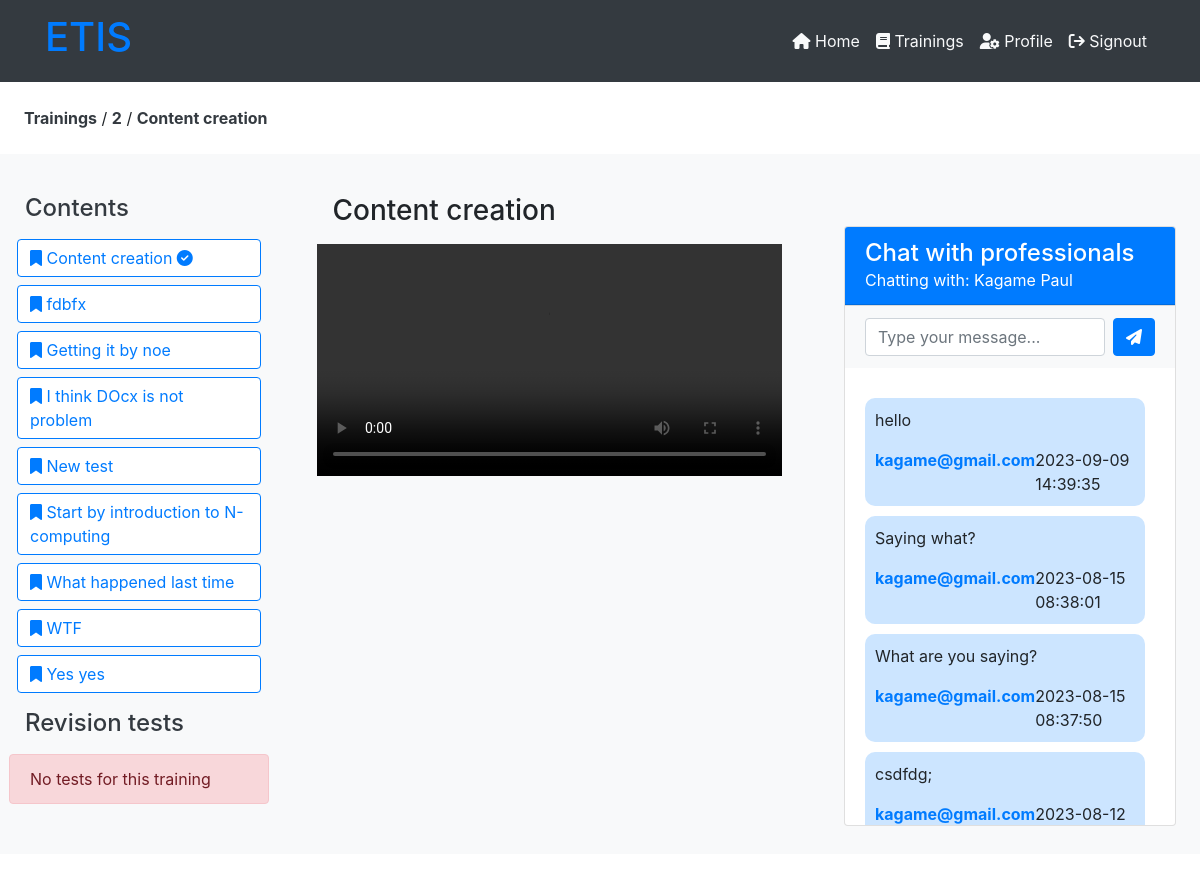
Screenshot of /employee-get-training-contnet.php?training=2&content=2 (signed in) with the database file from the repository.
### tables this page shows
CREATE TABLE `trainings` (
  `training_id` int(11) NOT NULL,
  `training_topic` varchar(255) NOT NULL,
  `training_description` text NOT NULL DEFAULT 'This is the defaullt description of the trainings',
  `training_start` varchar(255) NOT NULL,
  `training_end` varchar(255) NOT NULL,
  `training_cover` varchar(255) NOT NULL,
  `training_depart` int(11) NOT NULL,
  `training_status` varchar(255) NOT NULL
);

CREATE TABLE `training_contents` (
  `training_content_id` int(11) NOT NULL,
  `training` int(11) NOT NULL,
  `content_name` varchar(255) NOT NULL,
  `content_type` varchar(255) NOT NULL,
  `content_file` varchar(255) NOT NULL
);

CREATE TABLE `professionals` (
  `professional_id` int(11) NOT NULL,
  `professional_fn` varchar(255) NOT NULL,
  `professional_ln` varchar(255) NOT NULL,
  `professional_email` varchar(255) NOT NULL,
  `professional_phone` int(12) NOT NULL,
  `professional_status` varchar(255) NOT NULL
);

CREATE TABLE `msgs_professional_employee` (
  `msg_id` int(11) NOT NULL,
  `msg_sender` int(11) NOT NULL,
  `msg_receiver` int(11) NOT NULL,
  `msg_content` text NOT NULL,
  `msg_sendtime` varchar(255) NOT NULL,
  `msg_status` varchar(255) NOT NULL
);

### php/employee-sessions.php (called while the page is built, shortened)
<?php
    $acting_employee_id = $_SESSION['employee_id'];
?>

### php/employee-training-content-list.php (the view, shortened to what this page needs)
<div class="col-md-3 text-light p-4" id="contents_list">
    <h4 class="text-dark m-3">
        Contents
    </h4>
    <?php
        $get_trainings_content = mysqli_query($server,"SELECT * from training_contents
            WHERE training='$training'
            ORDER BY content_type DESC,
            content_name ASC
        ");
            ?>
            <?php
        while ($data_contents = mysqli_fetch_array($get_trainings_content)) {
            ?>
            <div class="row m-2" >
                <div class="chapter-row bg-white btn btn-outline-primary" style="width:100%;">
                <a href="employee-get-training-contnet.php?training=<?php echo $training; ?>&content=<?php echo $data_contents['training_content_id']; ?>"
                    class="" style="display:block;text-align: left;">
                        <i class="fa fa-bookmark"></i>
                    <?php
                        $current_content = $data_contents['training_content_id'];
                        echo $data_contents['content_name'];
                        $check_content_info = mysqli_query($server,"SELECT * from empl_trainings_conent_completion
                            WHERE employee='$acting_employee_id'
                            AND training = '$training'
                            AND content = '$current_content'
                            AND status = 'Completed'
                            ");
                            if (mysqli_num_rows($check_content_info) > 0) {
                                ?>
                                    <i class="fa fa-check-circle"></i>
                                <?php
                            }
                    ?>
                </a>
                </div>
            </div>
            <?php
        }
        include('employee-trainings-test-list.php');
    ?>
</div>

### employee-get-training-contnet.php (shortened to what this page needs)
<?php
    include("php/connection.php");
    include("php/employee-sessions.php");
?>
<!DOCTYPE html>
<html lang="en">
<head>
    <link rel="stylesheet" href="https://maxcdn.bootstrapcdn.com/bootstrap/4.5.2/css/bootstrap.min.css">
    <link rel="stylesheet" href="https://cdnjs.cloudflare.com/ajax/libs/font-awesome/6.4.2/css/all.min.css" />
</head>
<body>
    <?php
        include("php/employee-header.php");
    ?>
    <section class="">
        <div class="" style="">
            <?php
                if (!isset($_GET['training']) || !isset($_GET['content'])) {
                    ?>
                    <p class="alert alert-danger">
                        No training sent to the server.
                    </p>
                    <?php
                }
                else {
                    $training = $_GET['training'];
                    $content_id = $_GET['content'];
                    $check_exists = mysqli_query($server,"SELECT * from trainings WHERE
                        training_id='$training'
                    ");
                    $check_content_exiss = mysqli_query($server,"SELECT * from training_contents
                        WHERE
                        training_content_id = '$content_id'
                        AND training = '$training'
                    ");
                    if (mysqli_num_rows($check_exists) != 1 || mysqli_num_rows($check_content_exiss) !=1) {
                        ?>
                        <p class="alert alert-danger">
                            The contents are not found.
                        </p>
                        <?php
                    }
                    else {
                        $data_check_exits = mysqli_fetch_array($check_exists);
                        $data_cehc_content_exists = mysqli_fetch_array($check_content_exiss);
                        ?>
                        <div class="contents m-3 p-2">
                            <a href="employee-trainings.php" class="text-dark font-weight-bold">Trainings</a>
                            /
                            <a href="employee-trainings-content.php?training=<?php echo $training; ?>" class="text-dark font-weight-bold"><?php echo $data_check_exits['training_topic']; ?></a>
                            /
                            <a href="" class="text-dark font-weight-bold"><?php echo $data_cehc_content_exists['content_name']; ?></a>
                        </div>
                        <div class="row bg-light" style="height: 700px;">
                            <?php include("php/employee-training-content-list.php"); ?>
                            <div class="col-md-5 bg-light p-4">
                                <?php include("php/employee-get-training-content.php"); ?>
                            </div>
                            <div class="col-md-4 p-4">
                                <?php
                                    include("php/emplyees-contents-chat.php");
                                ?>
                            </div>
                        </div>
                        <?php
                    }
                }
            ?>
        </div>
</section>
</body>
</html>

### php/employee-get-training-content.php (shortened to what this page needs)
<?php
    if (isset($_GET['content'])) {
        $content_id = $_GET['content'];
        $get_content_info = mysqli_query($server,"SELECT * from training_contents
            WHERE training_content_id = '$content_id'
        ");
        if (mysqli_num_rows($get_content_info) != 1) {
            ?>
            <p class="alert alert-danger">
                No data sent to server
            </p>
            <?php
        }
        else {
            $data_contents = mysqli_fetch_array($get_content_info);
            $training = $data_contents['training'];
            ?>
            <div>
                <h3 class="m-3">
                    <?php echo $data_contents['content_name']; ?>
                </h3>
                <div class="content_file">
                    <video controls autoplay="false" width="100%">
                        <source src="<?php echo $data_contents['content_file']; ?>" type="video/mp4">
                    </video>
                </div>
            </div>
            <?php
        }
    }
    else {
        ?>
        <p class="alert alert-danger">
            No contents sent to server.
        </p>
        <?php
    }
?>

### php/emplyees-contents-chat.php (shortened to what this page needs)
<div class="container mt-5">
    <?php
        $check_professss = mysqli_query($server,"SELECT * from training_professionals
            WHERE  training = '$training'
        ");
        if (mysqli_num_rows($check_professss) < 1) {
            ?>
            <h4 class="mb-0">Chat with professionals</h4>
            <p class="alert alert-danger">
                No professional for this training
            </p>
            <?php
        }
        else {
            $data_professs = mysqli_fetch_array($check_professss);
            $professional_id = $data_professs['professional'];
            $get_professional_info = mysqli_fetch_array(mysqli_query($server,"SELECT * from professionals
                WHERE professional_id = '$professional_id'
            "));
            ?>
            <div class="card" style="height: 600px;">
                <div class="card-header bg-primary text-white">
                    <h4 class="mb-0">Chat with professionals</h4>
                    <p class="mb-0">Chatting with: <?php echo $get_professional_info['professional_fn']." ".$get_professional_info['professional_ln']; ?></p>
                </div>
                <div class="card-footer bg-light">
                    <form action="" method="POST" autocomplete="off" class="d-flex">
                        <input type="text" name="msg_field" class="form-control" placeholder="Type your message...">
                        <button type="submit" name="send_msg_btn" class="btn btn-primary ml-2"><i class="fas fa-paper-plane"></i></button>
                    </form>
                </div>
                <div class="card-body chat-messages " style="overflow-y: auto;">
                    <?php
                        $get_msgs = mysqli_query($server,"SELECT * from msgs_professional_employee
                            WHERE (msg_sender = '$professional_id' AND msg_receiver = '$acting_employee_id') OR (msg_sender = '$acting_employee_id' AND msg_receiver = '$professional_id')
                            ORDER BY msg_sendtime DESC;
                        ");
                            ?>
                            <?php
                        while($data_msgs = mysqli_fetch_array($get_msgs)) {
                            $sender = $data_msgs['msg_sender'];
                            if ($sender == $acting_employee_id) {
                                ?>
                                <div class="message received-message">
                                    <div class="message-content">
                                        <p>
                                            <?php echo $data_msgs['msg_content']; ?>
                                        </p>
                                        <div class="message-meta" style="display: flex;">
                                            <div class="sender-name font-weight-bold text-primary" style="flex: 1;">
                                                <?php echo $acting_employee_email; ?>
                                            </div>
                                            <div class="message-date">
                                                <?php echo $data_msgs['msg_sendtime']; ?>
                                            </div>
                                        </div>
                                    </div>
                                </div>
                                <?php
                            }
                            else {
                                ?>
                                <div class="message sent-message">
                                    <div class="message-content">
                                        <p>
                                            <?php echo $data_msgs['msg_content']; ?>
                                        </p>
                                        <div class="message-meta" style="display: flex;">
                                            <div class="receiver-name font-weight-bold text-primary" style="flex: 1;">
                                                <?php
                                                    $get_professsio_msg = mysqli_fetch_array(mysqli_query($server,"SELECT * from professionals
                                                        WHERE professional_id = '$sender'
                                                    "));
                                                    echo $get_professsio_msg['professional_email']; ?>
                                            </div>
                                            <div class="message-date">
                                                <?php
                                                    echo $data_msgs['msg_sendtime'];
                                                ?>
                                            </div>
                                        </div>
                                    </div>
                                </div>
                                <?php
                            }
                        }
                    ?>
                </div>
            </div>
            <?php
        }
    ?>
</div>

### php/emplyees-contents-chat.php (style rules this page uses)
.sent-message { background-color: #cce5ff; margin-left: auto; margin-right: 10px; margin-top: 10px; padding: 10px; border-radius: 10px; }

### employee-get-training-contnet.php (style rules this page uses)
.bg-primary { background-color: #007bff; }

### rows the page displays
trainings: training_topic "2"
training_contents: content_name "Content creation"
training_contents: content_name "fdbfx"
training_contents: content_name "Getting it by noe"
training_contents: content_name "I think DOcx is not problem"
training_contents: content_name "New test"
training_contents: content_name "Start by introduction to N-computing"
training_contents: content_name "What happened last time"
training_contents: content_name "WTF"
training_contents: content_name "Yes yes"
professionals: professional_fn "Kagame", professional_ln "Paul"
msgs_professional_employee: msg_content "hello", professionals.professional_email "kagame@gmail.com", msg_sendtime "2023-09-09 14:39:35"
msgs_professional_employee: msg_content "Saying what?", professionals.professional_email "kagame@gmail.com", msg_sendtime "2023-08-15 08:38:01"
msgs_professional_employee: msg_content "What are you saying?", professionals.professional_email "kagame@gmail.com", msg_sendtime "2023-08-15 08:37:50"
msgs_professional_employee: msg_content "csdfdg;", professionals.professional_email "kagame@gmail.com", msg_sendtime "2023-08-12…"
